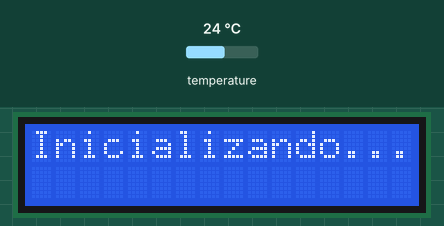
Bench run of a sketch on a simulated Arduino Mega 2560, built with avr-gcc and run on an emulated ATmega2560. On the bench: 16×2 character LCD. Inputs (shaded band) come from the test bench; at power-on: temperature 24 °C. Storage starts empty; what the sketch prints to the serial monitor is not drawn.

Above: at 1.1 s.
At 8.3 s:
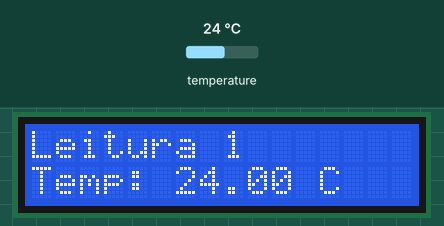
8.4 s: temperature set to 12 °C
At 14.2 s:
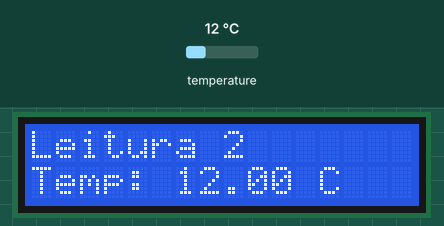
15.2 s: temperature set to 19 °C
At 20.0 s:
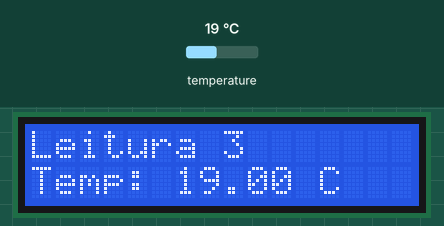
26.2 s: temperature set to 28 °C
At 31.7 s:
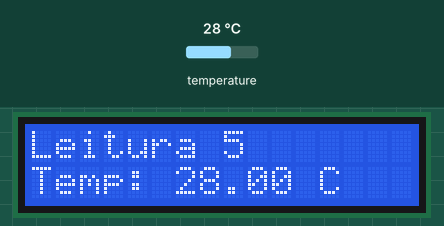
Timing chart, 0 to 33.2 s (numbered marks = the images above; inputs shaded):
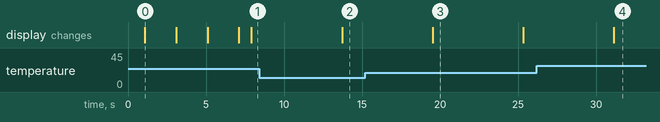

The sketch:

Teste_SD.ino
```cpp
#include <OneWire.h>
#include <DallasTemperature.h>
#include <LiquidCrystal.h>
#include <SPI.h>
#include <SD.h>

#define ONE_WIRE_BUS 9

const int rs = 12, en = 11, d4 = 5, d5 = 4, d6 = 3, d7 = 2;
LiquidCrystal lcd(rs, en, d4, d5, d6, d7);
OneWire oneWire(ONE_WIRE_BUS);
DallasTemperature sensors(&oneWire);

int pinoCS = 53; // O pino CS para o módulo SD
int numeroLeitura = 0;
float leituraTEMP = 0.0;

void setup() {
  Serial.begin(9600);
  delay(1000);
  sensors.begin();
  lcd.begin(16, 2);

  lcd.print("Inicializando...");
  delay(2000); // Delay para visualizar a mensagem
  lcd.clear();

  lcd.print("Rescaat");
  delay(2000);
  lcd.clear();

  if (!SD.begin(pinoCS)) {
    Serial.println("Falha ao inicializar o cartão SD!");
    lcd.setCursor(0, 0);
    lcd.print("SD falhou!");
    while (1); // Para o programa se o SD não inicializar
  }

  Serial.println("Cartão SD inicializado com sucesso!");
  lcd.setCursor(0, 0);
  lcd.print("SD OK!");
  delay(2000); // Delay para visualizar a mensagem
  lcd.clear();
}

void loop() {
  numeroLeitura++;
  sensors.requestTemperatures(); // Solicita a leitura da temperatura
  leituraTEMP = sensors.getTempCByIndex(0); // Lê a temperatura

  Serial.print("Temp: ");
  Serial.print(numeroLeitura);
  Serial.print(" - ");
  Serial.print(leituraTEMP);
  Serial.println(" °C");

  File data = SD.open("Arquivo_SensorTEMP.txt", FILE_WRITE);
  if (data) {
    Serial.println("Arquivo aberto com sucesso, escrevendo dados...");
    data.print("Leitura ");
    data.print(numeroLeitura);
    data.print(": ");
    data.print(leituraTEMP);
    data.println(" °C");
    data.close();
    Serial.println("Dados gravados com sucesso.");
  } else {
    Serial.println("Erro ao abrir o arquivo.");
  }

  // Exibe a leitura atual no LCD
  lcd.clear();
  lcd.setCursor(0, 0);
  lcd.print("Leitura ");
  lcd.print(numeroLeitura);
  lcd.setCursor(0, 1);
  lcd.print("Temp: ");
  lcd.print(leituraTEMP);
  lcd.print(" C");

  delay(5000); // Aguarda 5 segundos antes da próxima leitura
}
```

Measured:
- after the input at 8.4 s, the display: changes after 5.3 s (image 2)
- what the display in image 0 shows lasts 2.0 s, from 1.1 s to 3.1 s
- what the display in image 3 shows lasts 5.8 s, from 19.5 s to 25.3 s
